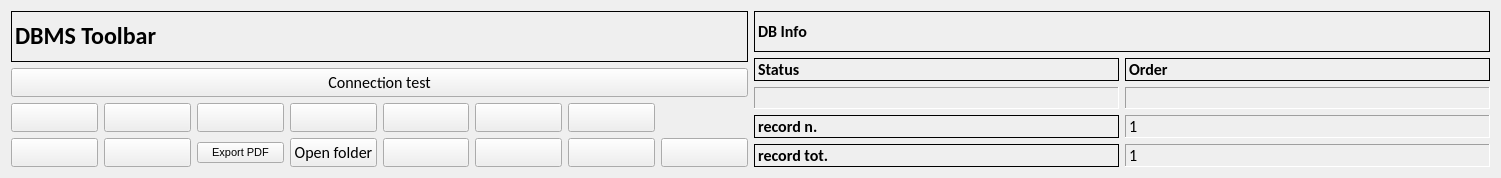
  <widget class="QWidget" name="layoutWidget">
   <property name="geometry">
    <rect>
     <x>11</x>
     <y>11</y>
     <width>1501</width>
     <height>178</height>
    </rect>
   </property>
   <property name="font">
    <font>
     <family>Calibri</family>
     <pointsize>12</pointsize>
    </font>
   </property>
   <layout class="QGridLayout" name="gridLayout_2">
    <item row="1" column="0">
     <widget class="QPushButton" name="pushButton_connect">
      <property name="font">
       <font>
        <family>Calibri</family>
        <pointsize>12</pointsize>
       </font>
      </property>
      <property name="text">
       <string>Connection test</string>
      </property>
     </widget>
    </item>
    <item row="0" column="1" rowspan="3">
     <layout class="QGridLayout" name="gridLayout_5">
      <item row="0" column="0">
       <widget class="QLabel" name="label_42">
        <property name="font">
         <font>
          <family>Calibri</family>
          <pointsize>12</pointsize>
          <weight>75</weight>
          <bold>true</bold>
         </font>
        </property>
        <property name="autoFillBackground">
         <bool>true</bool>
        </property>
        <property name="frameShape">
         <enum>QFrame::Panel</enum>
        </property>
        <property name="text">
         <string>DB Info</string>
        </property>
       </widget>
      </item>
      <item row="1" column="0">
       <layout class="QGridLayout" name="gridLayout_4">
        <item row="0" column="1">
         <widget class="QLabel" name="label_43">
          <property name="font">
           <font>
            <family>Calibri</family>
            <pointsize>12</pointsize>
            <weight>75</weight>
            <bold>true</bold>
           </font>
          </property>
          <property name="frameShape">
           <enum>QFrame::Panel</enum>
          </property>
          <property name="text">
           <string>Order</string>
          </property>
          <property name="margin">
           <number>0</number>
          </property>
         </widget>
        </item>
        <item row="1" column="0">
         <widget class="QLabel" name="label_status">
          <property name="minimumSize">
           <size>
            <width>40</width>
            <height>0</height>
           </size>
          </property>
          <property name="font">
           <font>
            <family>Calibri</family>
            <pointsize>12</pointsize>
            <weight>75</weight>
            <bold>true</bold>
           </font>
          </property>
          <property name="cursor">
           <cursorShape>ForbiddenCursor</cursorShape>
          </property>
          <property name="mouseTracking">
           <bool>false</bool>
          </property>
          <property name="contextMenuPolicy">
           <enum>Qt::DefaultContextMenu</enum>
          </property>
          <property name="frameShape">
           <enum>QFrame::Panel</enum>
          </property>
          <property name="frameShadow">
           <enum>QFrame::Sunken</enum>
          </property>
          <property name="text">
           <string/>
          </property>
          <property name="alignment">
           <set>Qt::AlignCenter</set>
          </property>
          <property name="margin">
           <number>0</number>
          </property>
         </widget>
        </item>
        <item row="1" column="1">
         <widget class="QLabel" name="label_sort">
          <property name="font">
           <font>
            <family>Calibri</family>
            <pointsize>12</pointsize>
            <weight>75</weight>
            <bold>true</bold>
           </font>
          </property>
          <property name="cursor">
           <cursorShape>ForbiddenCursor</cursorShape>
          </property>
          <property name="mouseTracking">
           <bool>false</bool>
          </property>
          <property name="contextMenuPolicy">
           <enum>Qt::DefaultContextMenu</enum>
          </property>
          <property name="frameShape">
           <enum>QFrame::Panel</enum>
          </property>
          <property name="frameShadow">
           <enum>QFrame::Sunken</enum>
          </property>
          <property name="text">
           <string/>
          </property>
          <property name="alignment">
           <set>Qt::AlignCenter</set>
          </property>
          <property name="margin">
           <number>0</number>
          </property>
         </widget>
        </item>
        <item row="0" column="0">
         <widget class="QLabel" name="label_34">
          <property name="font">
           <font>
            <family>Calibri</family>
            <pointsize>12</pointsize>
            <weight>75</weight>
            <bold>true</bold>
           </font>
          </property>
          <property name="frameShape">
           <enum>QFrame::Panel</enum>
          </property>
          <property name="text">
           <string>Status</string>
          </property>
          <property name="margin">
           <number>0</number>
          </property>
         </widget>
        </item>
       </layout>
      </item>
      <item row="2" column="0">
       <layout class="QGridLayout" name="gridLayout_3">
        <item row="0" column="0">
         <widget class="QLabel" name="label_27">
          <property name="font">
           <font>
            <family>Calibri</family>
            <pointsize>12</pointsize>
            <weight>75</weight>
            <bold>true</bold>
           </font>
          </property>
          <property name="frameShape">
           <enum>QFrame::Panel</enum>
          </property>
          <property name="text">
           <string>record n.</string>
          </property>
          <property name="margin">
           <number>0</number>
          </property>
         </widget>
        </item>
        <item row="0" column="1">
         <widget class="QLabel" name="label_rec_corrente">
          <property name="font">
           <font>
            <family>Calibri</family>
            <pointsize>12</pointsize>
           </font>
          </property>
          <property name="cursor">
           <cursorShape>ForbiddenCursor</cursorShape>
          </property>
          <property name="mouseTracking">
           <bool>false</bool>
          </property>
          <property name="contextMenuPolicy">
           <enum>Qt::DefaultContextMenu</enum>
          </property>
          <property name="frameShape">
           <enum>QFrame::Panel</enum>
          </property>
          <property name="frameShadow">
           <enum>QFrame::Sunken</enum>
          </property>
          <property name="text">
           <string>1</string>
          </property>
         </widget>
        </item>
        <item row="1" column="0">
         <widget class="QLabel" name="label_28">
          <property name="font">
           <font>
            <family>Calibri</family>
            <pointsize>12</pointsize>
            <weight>75</weight>
            <bold>true</bold>
           </font>
          </property>
          <property name="frameShape">
           <enum>QFrame::Panel</enum>
          </property>
          <property name="text">
           <string>record tot.</string>
          </property>
          <property name="margin">
           <number>0</number>
          </property>
         </widget>
        </item>
        <item row="1" column="1">
         <widget class="QLabel" name="label_rec_tot">
          <property name="font">
           <font>
            <family>Calibri</family>
            <pointsize>12</pointsize>
           </font>
          </property>
          <property name="cursor">
           <cursorShape>ForbiddenCursor</cursorShape>
          </property>
          <property name="mouseTracking">
           <bool>false</bool>
          </property>
          <property name="contextMenuPolicy">
           <enum>Qt::DefaultContextMenu</enum>
          </property>
          <property name="frameShape">
           <enum>QFrame::Panel</enum>
          </property>
          <property name="frameShadow">
           <enum>QFrame::Sunken</enum>
          </property>
          <property name="text">
           <string>1</string>
          </property>
         </widget>
        </item>
       </layout>
      </item>
     </layout>
    </item>
    <item row="0" column="0">
     <widget class="QLabel" name="label_29">
      <property name="font">
       <font>
        <family>Calibri</family>
        <pointsize>12</pointsize>
        <weight>75</weight>
        <bold>true</bold>
       </font>
      </property>
      <property name="frameShape">
       <enum>QFrame::Panel</enum>
      </property>
      <property name="text">
       <string>&lt;html&gt;&lt;head/&gt;&lt;body&gt;&lt;p&gt;&lt;span style=&quot; font-size:18pt; font-weight:600;&quot;&gt;DBMS Toolbar&lt;/span&gt;&lt;/p&gt;&lt;/body&gt;&lt;/html&gt;</string>
      </property>
     </widget>
    </item>
    <item row="2" column="0">
     <layout class="QGridLayout" name="gridLayout">
      <property name="sizeConstraint">
       <enum>QLayout::SetNoConstraint</enum>
      </property>
      <item row="1" column="2">
       <widget class="QPushButton" name="pushButton_track">
        <property name="whatsThis">
         <string>&lt;html&gt;&lt;head/&gt;&lt;body&gt;&lt;p&gt;Import track&lt;/p&gt;&lt;/body&gt;&lt;/html&gt;</string>
        </property>
        <property name="text">
         <string/>
        </property>
        <property name="icon">
         <iconset resource="../../resources/resources.qrc">
          <normaloff>:/icons/tracking-icon.png</normaloff>:/icons/tracking-icon.png</iconset>
        </property>
       </widget>
      </item>
      <item row="1" column="10">
       <widget class="QPushButton" name="pushButton_view_all">
        <property name="font">
         <font>
          <family>Calibri</family>
          <pointsize>12</pointsize>
         </font>
        </property>
        <property name="toolTip">
         <string>View alls records</string>
        </property>
        <property name="text">
         <string/>
        </property>
        <property name="icon">
         <iconset resource="../../resources/resources.qrc">
          <normaloff>:/icons/view_all.png</normaloff>:/icons/view_all.png</iconset>
        </property>
       </widget>
      </item>
      <item row="0" column="3">
       <widget class="QPushButton" name="pushButton_prev_rec">
        <property name="maximumSize">
         <size>
          <width>16777215</width>
          <height>16777215</height>
         </size>
        </property>
        <property name="font">
         <font>
          <family>Calibri</family>
          <pointsize>12</pointsize>
         </font>
        </property>
        <property name="toolTip">
         <string>Prev rec</string>
        </property>
        <property name="text">
         <string/>
        </property>
        <property name="icon">
         <iconset resource="../../resources/resources.qrc">
          <normaloff>:/icons/4_leftArrow.png</normaloff>:/icons/4_leftArrow.png</iconset>
        </property>
       </widget>
      </item>
      <item row="0" column="4">
       <widget class="QPushButton" name="pushButton_next_rec">
        <property name="font">
         <font>
          <family>Calibri</family>
          <pointsize>12</pointsize>
         </font>
        </property>
        <property name="toolTip">
         <string>Next rec</string>
        </property>
        <property name="text">
         <string/>
        </property>
        <property name="icon">
         <iconset resource="../../resources/resources.qrc">
          <normaloff>:/icons/6_rightArrow.png</normaloff>:/icons/6_rightArrow.png</iconset>
        </property>
       </widget>
      </item>
      <item row="1" column="9">
       <widget class="QPushButton" name="pushButton_sort">
        <property name="font">
         <font>
          <family>Calibri</family>
          <pointsize>12</pointsize>
         </font>
        </property>
        <property name="toolTip">
         <string>Order by</string>
        </property>
        <property name="text">
         <string/>
        </property>
        <property name="icon">
         <iconset resource="../../resources/resources.qrc">
          <normaloff>:/icons/sort.png</normaloff>:/icons/sort.png</iconset>
        </property>
       </widget>
      </item>
      <item row="1" column="4">
       <widget class="QPushButton" name="pushButton_exppdf">
        <property name="font">
         <font>
          <family>MS Shell Dlg 2</family>
          <pointsize>8</pointsize>
         </font>
        </property>
        <property name="text">
         <string>Export PDF</string>
        </property>
        <property name="icon">
         <iconset resource="../../resources/resources.qrc">
          <normaloff>:/icons/pdf-icon.png</normaloff>:/icons/pdf-icon.png</iconset>
        </property>
       </widget>
      </item>
      <item row="0" column="2">
       <widget class="QPushButton" name="pushButton_first_rec">
        <property name="sizePolicy">
         <sizepolicy hsizetype="Minimum" vsizetype="Ignored">
          <horstretch>0</horstretch>
          <verstretch>0</verstretch>
         </sizepolicy>
        </property>
        <property name="font">
         <font>
          <family>Calibri</family>
          <pointsize>12</pointsize>
         </font>
        </property>
        <property name="toolTip">
         <string>First rec</string>
        </property>
        <property name="text">
         <string/>
        </property>
        <property name="icon">
         <iconset resource="../../resources/resources.qrc">
          <normaloff>:/icons/5_leftArrows.png</normaloff>:/icons/5_leftArrows.png</iconset>
        </property>
       </widget>
      </item>
      <item row="1" column="3">
       <widget class="QPushButton" name="pushButton_uw_geometry">
        <property name="whatsThis">
         <string>&lt;html&gt;&lt;head/&gt;&lt;body&gt;&lt;p&gt;Import all layers &lt;/p&gt;&lt;/body&gt;&lt;/html&gt;</string>
        </property>
        <property name="text">
         <string/>
        </property>
        <property name="icon">
         <iconset resource="../../resources/resources.qrc">
          <normaloff>:/icons/layers-icon.png</normaloff>:/icons/layers-icon.png</iconset>
        </property>
       </widget>
      </item>
      <item row="1" column="7">
       <widget class="QPushButton" name="pushButton_new_search">
        <property name="font">
         <font>
          <family>Calibri</family>
          <pointsize>12</pointsize>
         </font>
        </property>
        <property name="toolTip">
         <string>new search</string>
        </property>
        <property name="text">
         <string/>
        </property>
        <property name="icon">
         <iconset resource="../../resources/resources.qrc">
          <normaloff>:/icons/new_search.png</normaloff>:/icons/new_search.png</iconset>
        </property>
       </widget>
      </item>
      <item row="1" column="8">
       <widget class="QPushButton" name="pushButton_search_go">
        <property name="font">
         <font>
          <family>Calibri</family>
          <pointsize>12</pointsize>
         </font>
        </property>
        <property name="toolTip">
         <string>search !!!</string>
        </property>
        <property name="text">
         <string/>
        </property>
        <property name="icon">
         <iconset resource="../../resources/resources.qrc">
          <normaloff>:/icons/search.png</normaloff>:/icons/search.png</iconset>
        </property>
       </widget>
      </item>
      <item row="1" column="5">
       <widget class="QPushButton" name="pushButton_open_dir">
        <property name="text">
         <string>Open folder</string>
        </property>
        <property name="icon">
         <iconset resource="../../resources/resources.qrc">
          <normaloff>:/icons/directoryExp.png</normaloff>:/icons/directoryExp.png</iconset>
        </property>
       </widget>
      </item>
      <item row="0" column="5">
       <widget class="QPushButton" name="pushButton_last_rec">
        <property name="font">
         <font>
          <family>Calibri</family>
          <pointsize>12</pointsize>
         </font>
        </property>
        <property name="toolTip">
         <string>Last rec</string>
        </property>
        <property name="text">
         <string/>
        </property>
        <property name="icon">
         <iconset resource="../../resources/resources.qrc">
          <normaloff>:/icons/7_rightArrows.png</normaloff>:/icons/7_rightArrows.png</iconset>
        </property>
       </widget>
      </item>
      <item row="0" column="7">
       <widget class="QPushButton" name="pushButton_delete">
        <property name="font">
         <font>
          <family>Calibri</family>
          <pointsize>12</pointsize>
         </font>
        </property>
        <property name="toolTip">
         <string>Delete record</string>
        </property>
        <property name="text">
         <string/>
        </property>
        <property name="icon">
         <iconset resource="../../resources/resources.qrc">
          <normaloff>:/icons/delete.png</normaloff>:/icons/delete.png</iconset>
        </property>
        <property name="autoDefault">
         <bool>false</bool>
        </property>
        <property name="flat">
         <bool>false</bool>
        </property>
       </widget>
      </item>
      <item row="0" column="8">
       <widget class="QPushButton" name="pushButton_save">
        <property name="font">
         <font>
          <family>Calibri</family>
          <pointsize>12</pointsize>
         </font>
        </property>
        <property name="toolTip">
         <string>Save</string>
        </property>
        <property name="text">
         <string/>
        </property>
        <property name="icon">
         <iconset resource="../../resources/resources.qrc">
          <normaloff>:/icons/b_save.png</normaloff>:/icons/b_save.png</iconset>
        </property>
        <property name="autoDefault">
         <bool>false</bool>
        </property>
       </widget>
      </item>
      <item row="0" column="9">
       <widget class="QPushButton" name="pushButton_new_rec">
        <property name="font">
         <font>
          <family>Calibri</family>
          <pointsize>12</pointsize>
         </font>
        </property>
        <property name="toolTip">
         <string>New record</string>
        </property>
        <property name="text">
         <string/>
        </property>
        <property name="icon">
         <iconset resource="../../resources/resources.qrc">
          <normaloff>:/icons/newrec.png</normaloff>:/icons/newrec.png</iconset>
        </property>
       </widget>
      </item>
     </layout>
    </item>
   </layout>
  </widget>
